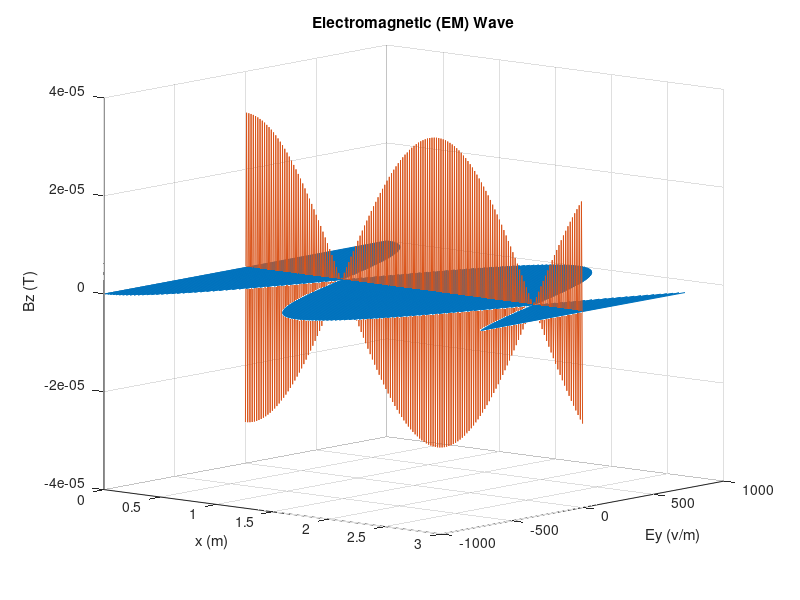

Write the MATLAB code that produced this figure.
% MATLAB Assignment 2 - Set (4) - Maxwell's Equations
% Matthew Jarzynowski

clc; % Clear the command line
clear; % Clear previous variables 

beta = 316; % Phase constant, in rad/m

x = 0:0.01:3; % Plot x[0,5], with a step of 0.01 m

Ey = 1000*cos(-beta*x); % Electric Field, in the y-direction
Bz = -1.0e-7*beta*cos(-beta*x); % Magnetic Field, in the z-direction

null=0.*x; % Build a null array

plot3(x,Ey,null,'-',x,null,Bz) % Generate 3D plot
grid on
view([40 10]); % Set viewport window

% Axis and Title Labels
xlabel('x (m)')
ylabel('Ey (v/m)')
zlabel('Bz (T)')
title({'Electromagnetic (EM) Wave'});


